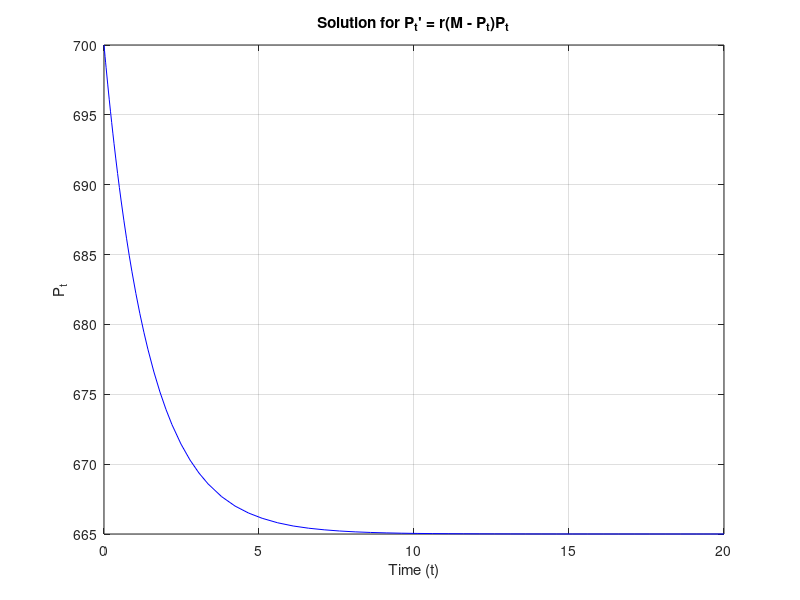

Source code (MATLAB):
% Define the ODE
r = 0.001;
M = 665;
ode = @(t, Pt) r * (M - Pt) * Pt;
% Define the time span
span = [0, 20];
% Define initial condition
Pt0 = 700; 
% Solve the ODE
[t, Pt] = ode45(ode, span, Pt0);

% Plot the solution
plot(t, Pt, 'b-');
title("Solution for P_t' = r(M - P_t)P_t");
xlabel('Time (t)');
ylabel('P_t');
grid on;
